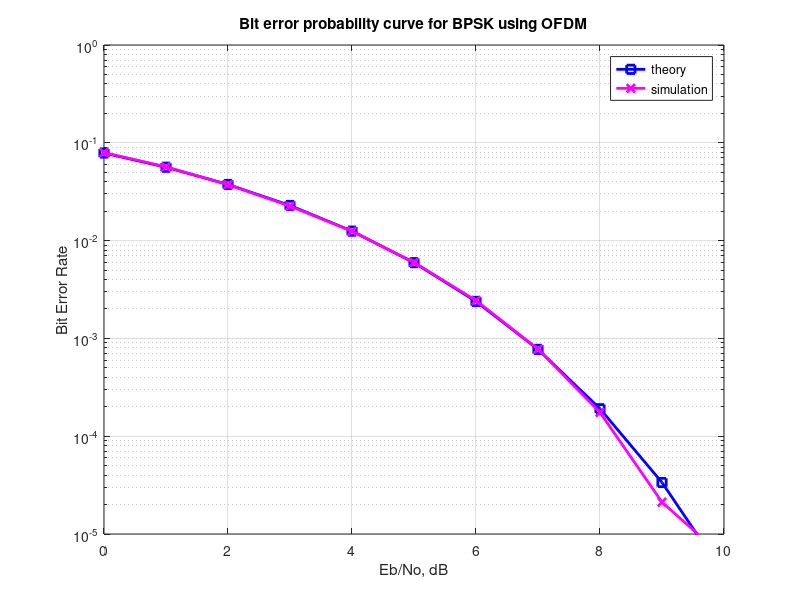

Here is the MATLAB script that generated this plot:
 
clear all 
nFFT = 64; % fft size 
nDSC = 52; % number of data subcarriers 
nBitPerSym = 52; % number of bits per OFDM symbol (same as the number of subcarriers for BPSK) 
nSym = 10^4; % number of symbols 
  
EbN0dB = [0:10]; % bit to noise ratio 
EsN0dB = EbN0dB + 10*log10(nDSC/nFFT) + 10*log10(64/80); % converting to symbol to noise ratio 
  
for ii = 1:length(EbN0dB) 
  
   % Transmitter 
   ipBit = rand(1,nBitPerSym*nSym) > 0.5; % random 1's and 0's 
   ipMod = 2*ipBit-1; % BPSK modulation 0 --> -1, 1 --> +1 
   ipMod = reshape(ipMod,nBitPerSym,nSym).'; % grouping into multiple symbolsa 
  
   % Assigning modulated symbols to subcarriers from [-26 to -1, +1 to +26] 
   xF = [zeros(nSym,6) ipMod(:,[1:nBitPerSym/2]) zeros(nSym,1) ipMod(:,[nBitPerSym/2+1:nBitPerSym]) zeros(nSym,5)] ; 
    
   % Taking FFT, the term (nFFT/sqrt(nDSC)) is for normalizing the power of transmit symbol to 1  
   xt = (nFFT/sqrt(nDSC))*ifft(fftshift(xF.')).'; 
    % Appending cylic prefix 
   xt = [xt(:,[49:64]) xt]; 
  
   % Concatenating multiple symbols to form a long vector 
   xt = reshape(xt.',1,nSym*80); 
   
   % Gaussian noise of unit variance, 0 mean 
   nt = 1/sqrt(2)*[randn(1,nSym*80) + j*randn(1,nSym*80)]; 
  
   % Adding noise, the term sqrt(80/64) is to account for the wasted energy due to cyclic prefix 
   yt = sqrt(80/64)*xt + 10^(-EsN0dB(ii)/20)*nt; 
  
   % Receiver 
   yt = reshape(yt.',80,nSym).'; % formatting the received vector into symbols 
   yt = yt(:,[17:80]); % removing cyclic prefix 
  
   % converting to frequency domain 
   yF = (sqrt(nDSC)/nFFT)*fftshift(fft(yt.')).';  
   yMod = yF(:,[6+[1:nBitPerSym/2] 7+[nBitPerSym/2+1:nBitPerSym] ]);  
  
   % BPSK demodulation 
   % +ve value --> 1, -ve value --> -1 
   ipModHat = 2*floor(real(yMod/2)) + 1; 
   ipModHat(find(ipModHat>1)) = +1; 
   ipModHat(find(ipModHat<-1)) = -1; 
  
   % converting modulated values into bits 
   ipBitHat = (ipModHat+1)/2; 
   ipBitHat = reshape(ipBitHat.',nBitPerSym*nSym,1).';
   % counting the errors 
nErr(ii) = size(find(ipBitHat - ipBit),2); 
end 
simBer = nErr/(nSym*nBitPerSym); 
theoryBer = (1/2)*erfc(sqrt(10.^(EbN0dB/10))); 
close all; figure
semilogy(EbN0dB,theoryBer,'bs-','LineWidth',2); 
hold on 
semilogy(EbN0dB,simBer,'mx-','LineWidth',2); 
axis([0 10 10^-5 1]) 
grid on 
legend('theory', 'simulation'); 
xlabel('Eb/No, dB') 
ylabel('Bit Error Rate') 
title('Bit error probability curve for BPSK using OFDM')
